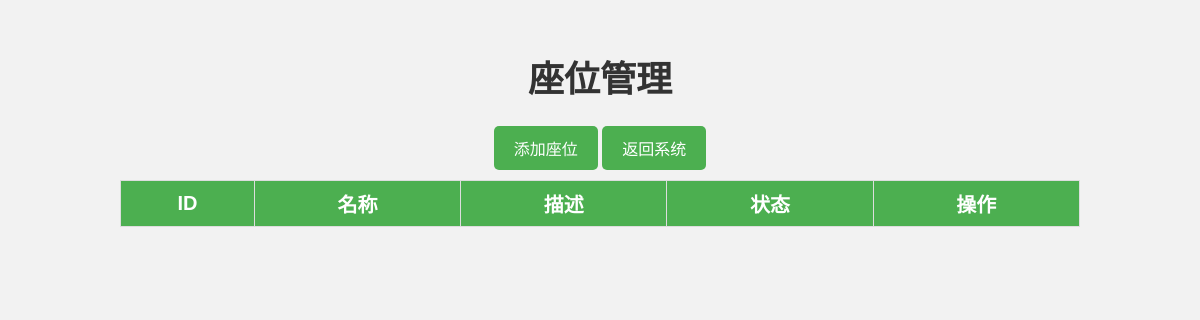
Page /php/admin/seat.php (signed in) on the earlier database version.
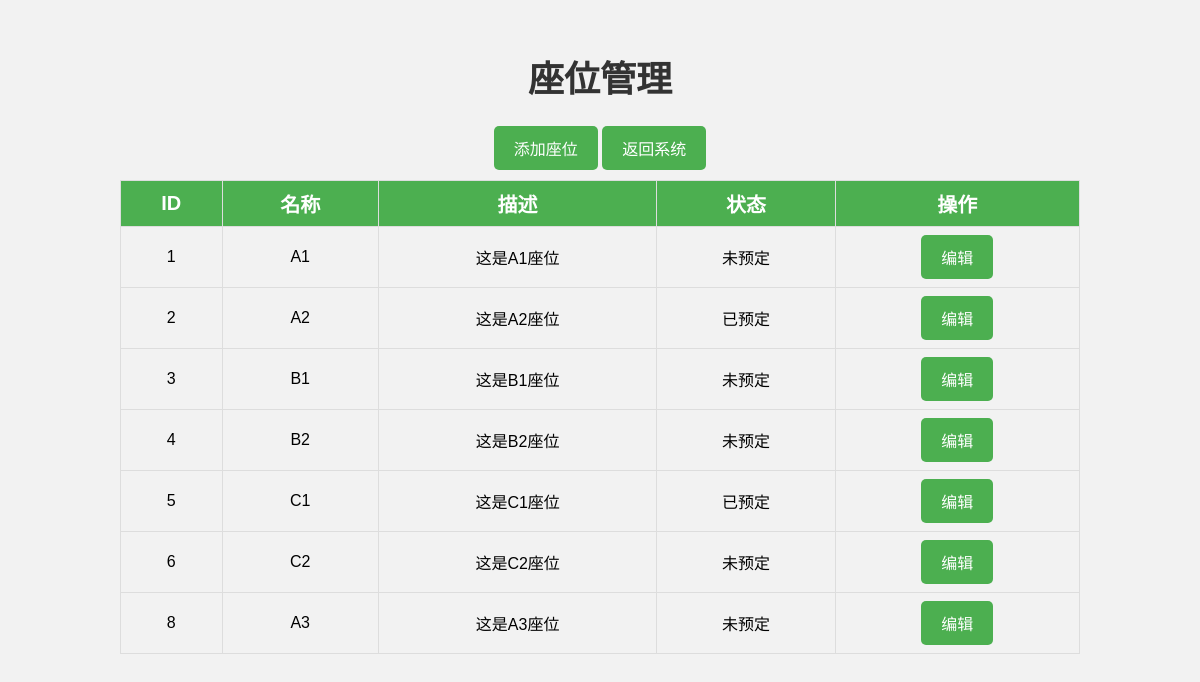
Same page on the later database version.
### tables this page shows
CREATE TABLE `seats`  (
  `id` int(11) NOT NULL AUTO_INCREMENT,
  `name` varchar(255) NULL DEFAULT NULL,
  `description` text NULL,
  `status` int(11) NULL DEFAULT 0,
  PRIMARY KEY (`id`) USING BTREE
);

### php/admin/seat.php (the view, shortened to what this page needs)
<!DOCTYPE html>
<html>
<head>
</head>
<body>
    <h1>座位管理</h1>
    <div class="add">
        <a href="seat_add.php"> 添加座位</a>
        <a href="home.php"> 返回系统</a>
    </div>
    <table border="1">
        <tr>
            <th>ID</th>
            <th>名称</th>
            <th>描述</th>
            <th>状态</th>
            <th>操作</th>
        </tr>
        <?php
        include('../config.php');
        $sql = "SELECT * FROM seats";
        $result = mysqli_query($con, $sql);
        while ($row = mysqli_fetch_assoc($result)) {
            echo "<tr>";
            echo "<td>" . $row["id"] . "</td>";
            echo "<td>" . $row["name"] . "</td>";
            echo "<td>" . $row["description"] . "</td>";
            if ($row["status"] == 0) {
                echo "<td>未预定</td>";
            } else {
                echo "<td>已预定</td>";
            }
            echo "<td><a href='seat_edit.php?id=" . $row["id"] . "'>编辑</a></td>";
            echo "</tr>";
        }
        ?>
    </table>
</body>
</html>

### php/admin/seat.php (style rules this page uses)
body { background-color: #f2f2f2; font-family: Arial, sans-serif; margin: 0; padding: 0; text-align: center; }
h1 { color: #333; font-size: 36px; margin-top: 50px; }
table { border-collapse: collapse; margin: auto; width: 80%; }
th, td { border: 1px solid #ddd; padding: 8px; text-align: left; text-align: center; }
th { background-color: #4CAF50; color: white; font-size: 20px; font-weight: bold; text-align: center; }
tr:nth-child(even) { background-color: #f2f2f2; }
a { color: #fff; background-color: #4CAF50; border-radius: 5px; display: inline-block; font-size: 16px; padding: 10px 20px; text-decoration: none; transition: background-color 0.3s ease; }
.add { margin: 10px 0; }

Differences in the rows shown:
added seats: id "1", name "A1", description "这是A1座位", status "未预定"
added seats: id "2", name "A2", description "这是A2座位", status "已预定"
added seats: id "3", name "B1", description "这是B1座位", status "未预定"
added seats: id "4", name "B2", description "这是B2座位", status "未预定"
added seats: id "5", name "C1", description "这是C1座位", status "已预定"
added seats: id "6", name "C2", description "这是C2座位", status "未预定"
added seats: id "8", name "A3", description "这是A3座位", status "未预定"
